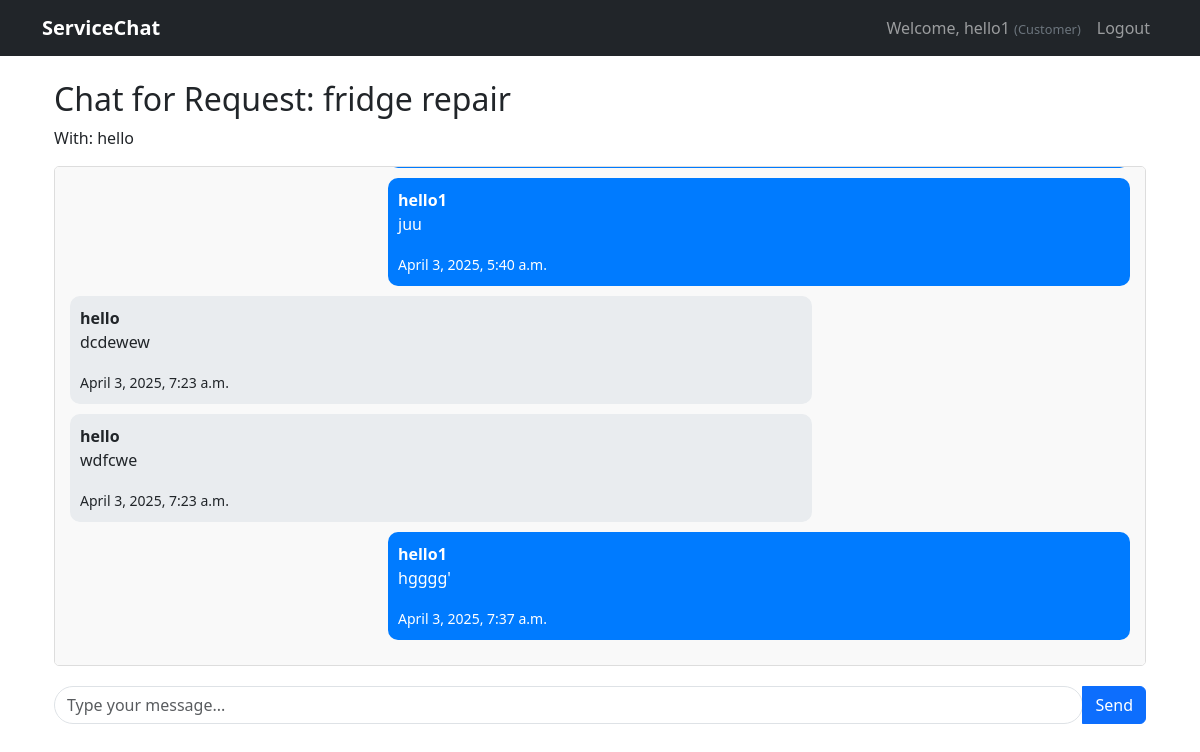
Page /chat/2/ (signed in) on the committed database.
### core/models.py (models this page shows, shortened)
class User(AbstractUser):
    is_customer = models.BooleanField(default=False)
    is_agent = models.BooleanField(default=False)
    profile_picture = models.ImageField(upload_to='profile_pics/', null=True, blank=True)

class ServiceRequest(models.Model):
    STATUS_CHOICES = [
        ('pending', 'Pending'),
        ('accepted', 'Accepted'),
        ('rejected', 'Rejected'),
        ('completed', 'Completed'),
    ]
    customer = models.ForeignKey(User, on_delete=models.CASCADE, related_name='customer_requests')
    agent = models.ForeignKey(User, on_delete=models.CASCADE, related_name='agent_requests')
    subject = models.CharField(max_length=200)
    description = models.TextField()
    created_at = models.DateTimeField(default=timezone.now)
    status = models.CharField(max_length=20, choices=STATUS_CHOICES, default='pending')

class ChatMessage(models.Model):
    request = models.ForeignKey(ServiceRequest, on_delete=models.CASCADE, related_name='messages')
    sender = models.ForeignKey(User, on_delete=models.CASCADE)
    message = models.TextField()
    timestamp = models.DateTimeField(auto_now_add=True)
    def __str__(self):
        return f"Chat {self.id}"
    class Meta:
        ordering = ['timestamp']

### core/views.py (the view)
# urls.py: path('chat/<int:request_id>/', views.chat, name='chat'),
@login_required
def chat(request, request_id):
    service_request = get_object_or_404(ServiceRequest, id=request_id)
    if request.user not in [service_request.customer, service_request.agent]:
        return redirect('dashboard')
    if service_request.status != 'accepted':
        return redirect('dashboard')
    messages = ChatMessage.objects.filter(request=service_request).order_by('timestamp')
    if request.method == 'POST':
        form = ChatMessageForm(request.POST)
        if form.is_valid():
            chat_message = form.save(commit=False)
            chat_message.request = service_request
            chat_message.sender = request.user
            chat_message.save()
            return redirect('chat', request_id=request_id)
    else:
        form = ChatMessageForm()
    return render(request, 'chat.html', {
        'service_request': service_request,
        'messages': messages,
        'form': form,
        'other_user': service_request.agent if request.user == service_request.customer else service_request.customer
    })

### core/forms.py
class ChatMessageForm(forms.ModelForm):
    class Meta:
        model = ChatMessage
        fields = ['message']

### core/templates/chat.html (shortened to what this page needs)
{% extends 'base.html' %}
{% block content %}
<div class="container">
    <h2>Chat for Request: {{ service_request.subject }}</h2>
    <p>With: {{ other_user.username }}</p>
    <div id="chat-container">
        {% for message in messages %}
            <div class="chat-message {% if message.sender == request.user %}sent{% else %}received{% endif %}">
                <strong>{{ message.sender.username }}</strong>
                <p>{{ message.message }}</p>
                <small>{{ message.timestamp }}</small>
            </div>
        {% endfor %}
    </div>
    <form id="chat-form" method="post">
        <div class="input-group mb-3">
            <input type="text" class="form-control" id="message-input" name="message" placeholder="Type your message..." required>
            <button class="btn btn-primary" type="submit">Send</button>
        </div>
    </form>
</div>
{% endblock %}

### core/templates/base.html (shortened to what this page needs)
<!DOCTYPE html>
<html lang="en">
<head>
    <link href="https://cdn.jsdelivr.net/npm/bootstrap@5.3.0/dist/css/bootstrap.min.css" rel="stylesheet">
</head>
<body>
    <nav class="navbar navbar-expand-lg navbar-dark bg-dark">
        <div class="container">
            <a class="navbar-brand" href="{% if user.is_authenticated %}{% if user.is_customer %}{% url 'customer_dashboard' %}{% else %}{% url 'agent_dashboard' %}{% endif %}{% else %}{% url 'login' %}{% endif %}">ServiceChat</a>
            <div class="collapse navbar-collapse" id="navbarNav">
                <ul class="navbar-nav ms-auto">
                    {% if user.is_authenticated %}
                        <li class="nav-item">
                            <span class="nav-link">
                                Welcome, {{ user.username }}
                                <span class="user-type">
                                    {% if user.is_customer %}(Customer){% else %}(Agent){% endif %}
                                </span>
                            </span>
                        </li>
                        <li class="nav-item">
                            <form action="{% url 'logout' %}" method="post" class="d-inline">
                            <button type="submit" class="nav-link btn btn-link" style="border: none; background: none; cursor: pointer;">Logout</button>
                            </form>
                        </li>
                    {% endif %}
                </ul>
            </div>
        </div>
    </nav>
    <div class="container mt-4">
        {% block content %}{% endblock %}
    </div>
</body>
</html>

### core/templates/base.html (style rules this page uses)
.navbar-brand { font-weight: bold; }
.user-type { font-size: 0.8rem; color: #6c757d; }
.chat-message { border-radius: 10px; padding: 10px; margin-bottom: 10px; max-width: 70%; }
.sent { background-color: #007bff; color: white; margin-left: auto; }
.received { background-color: #e9ecef; margin-right: auto; }

### core/templates/chat.html (style rules this page uses)
#chat-container { height: 500px; overflow-y: auto; border: 1px solid #ddd; border-radius: 5px; padding: 15px; margin-bottom: 20px; background-color: #f9f9f9; }
#message-input { border-radius: 20px; }

### rows in the picture
User: username "hello1"
ServiceRequest: subject "fridge repair"
User: username "hello"
ChatMessage: sender.username "hello1", message "juu", timestamp "April 3, 2025, 5:40 a.m."
ChatMessage: sender.username "hello", message "dcdewew", timestamp "April 3, 2025, 7:23 a.m."
ChatMessage: sender.username "hello", message "wdfcwe", timestamp "April 3, 2025, 7:23 a.m."
ChatMessage: sender.username "hello1", message "hgggg'", timestamp "April 3, 2025, 7:37 a.m."
